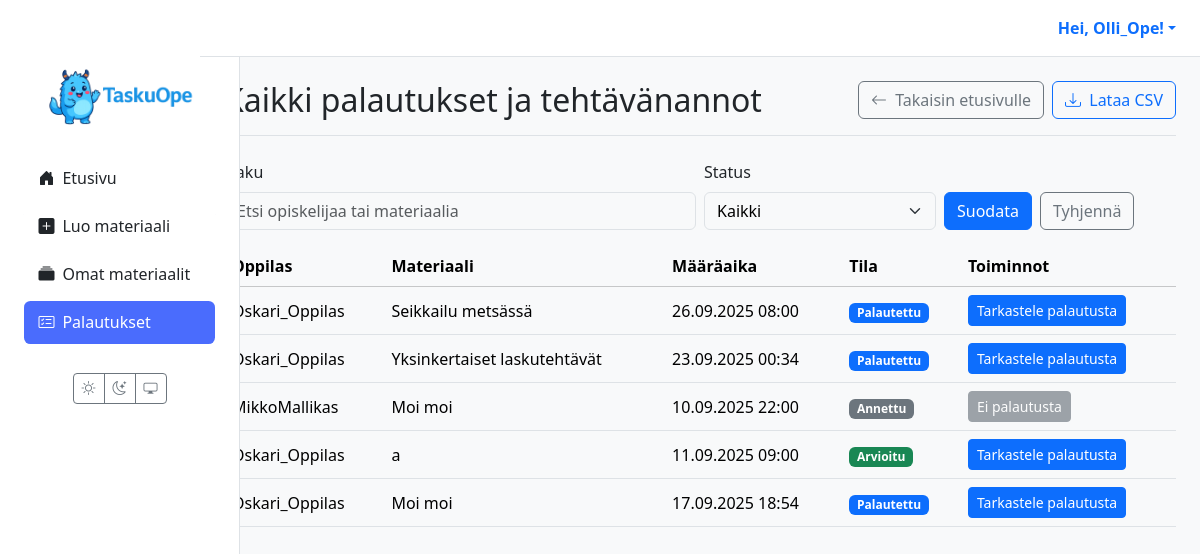
Screenshot of /palautukset/ (signed in) with the database file from the repository.
### users/models.py (models this page shows)
class CustomUser(AbstractUser):
    class Role(models.TextChoices):
        TEACHER = 'TEACHER', 'Teacher'
        STUDENT = 'STUDENT', 'Student'
    role = models.CharField(max_length=50, choices=Role.choices)

### materials/models.py (models this page shows, shortened)
class Assignment(models.Model):
    class Status(models.TextChoices):
        ASSIGNED = "ASSIGNED", _("Annettu")
        IN_PROGRESS = "IN_PROGRESS", _("Kesken")
        SUBMITTED = "SUBMITTED", _("Palautettu")
        GRADED = "GRADED", _("Arvioitu")
    id = models.UUIDField(primary_key=True, default=uuid.uuid4, editable=False)
    material = models.ForeignKey(Material, on_delete=models.CASCADE, verbose_name=_("Materiaali"))
    student = models.ForeignKey(
        settings.AUTH_USER_MODEL,
        related_name='assignments',
        on_delete=models.CASCADE,
        limit_choices_to={'role': 'STUDENT'},
        verbose_name=_("Oppilas"),
    )
    assigned_by = models.ForeignKey(
        settings.AUTH_USER_MODEL,
        related_name='assigned_tasks',
        on_delete=models.CASCADE,
        limit_choices_to={'role': 'TEACHER'},
        verbose_name=_("Antanut opettaja"),
    )
    due_at = models.DateTimeField(null=True, blank=True, verbose_name=_("Määräaika"))
    status = models.CharField(max_length=20, choices=Status.choices, default=Status.ASSIGNED, verbose_name=_("Tila"))
    draft_response = models.TextField(blank=True, null=True, verbose_name=_("Luonnosvastaus"))
    created_at = models.DateTimeField(auto_now_add=True, verbose_name=_("Luotu"))
    class Meta:
        constraints = [
            models.UniqueConstraint(fields=['material', 'student'], name='unique_assignment_per_student'),
        ]
        indexes = [
            models.Index(fields=['status']),
            models.Index(fields=['due_at']),
            models.Index(fields=['student']),
            models.Index(fields=['assigned_by']),
        ]
        verbose_name = _("Tehtävänanto")
        verbose_name_plural = _("Tehtävänannot")

class Material(models.Model):
    class MaterialType(models.TextChoices):
        TASK = 'tehtävä', _('Tehtävä')
        LEARNING_MATERIAL = 'oppimateriaali', _('Oppimateriaali')
        TEST = 'testi', _('Testi')
        EXAM = 'koe', _('Koe')
        VIDEO = 'video', _('Video')
        GAME = 'peli', _('Peli')
    class Status(models.TextChoices):
        DRAFT = 'DRAFT', _('Luonnos')
        PENDING_APPROVAL = 'PENDING', _('Odottaa hyväksyntää')
        APPROVED = 'APPROVED', _('Hyväksytty')
        REJECTED = 'REJECTED', _('Hylätty')
    GRADE_CHOICES = [(str(i), f"{i}. luokka") for i in range(1, 10)]
    id = models.UUIDField(primary_key=True, default=uuid.uuid4, editable=False)
    title = models.CharField(max_length=255, verbose_name=_("Otsikko"))
    content = models.TextField(
        verbose_name=_("Sisältö"),
        help_text=_("Raakasisältö, esim. AI:n tuottama teksti.")
    )
    structured_content = models.JSONField(
        null=True,
        blank=True,
        verbose_name=_("Jäsennelty sisältö"),
        help_text=_("Esim. monivalinnat tai tehtävän rakenne JSON-muodossa.")
    )
    material_type = models.CharField(
        max_length=50,
        choices=MaterialType.choices,
        default=MaterialType.TASK,
        verbose_name=_("Materiaalin tyyppi"),
    )
    subject = models.CharField(max_length=100, null=True, blank=True, verbose_name=_("Aine"))
    grade_level = models.CharField(
        max_length=20,
        choices=GRADE_CHOICES,
        null=True,
        blank=True,
        verbose_name=_("Luokka-aste"),
    )
    audience = models.JSONField(
        null=True,
        blank=True,
        verbose_name=_("Kohderyhmä"),
        help_text=_("Esim. {'learning_styles': ['visuaalinen'], 'languages': ['fi']}")
    )
    author = models.ForeignKey(
        settings.AUTH_USER_MODEL,
        related_name='authored_materials',
        on_delete=models.CASCADE,
        limit_choices_to={'role': 'TEACHER'},
        verbose_name=_("Tekijä (opettaja)"),
    )
    prompt = models.ForeignKey(
        Prompt,
        on_delete=models.SET_NULL,
        null=True,
        blank=True,
        verbose_name=_("Kehoite"),
    )
    status = models.CharField(
        max_length=50,
        choices=Status.choices,
        default=Status.DRAFT,
        verbose_name=_("Tila"),
    )
    version = models.IntegerField(default=1, verbose_name=_("Versio"))
    parent = models.ForeignKey(
        'self',
        on_delete=models.SET_NULL,
        null=True,
        blank=True,
        related_name='versions',
        verbose_name=_("Edellinen versio"),
    )
    created_at = models.DateTimeField(auto_now_add=True, verbose_name=_("Luotu"))
    updated_at = models.DateTimeField(auto_now=True, verbose_name=_("Päivitetty"))
    class Meta:
        verbose_name = _("Materiaali")
        verbose_name_plural = _("Materiaalit")

### materials/views.py (the view, shortened to what this page needs)
# urls.py: path("palautukset/", views.view_all_submissions_view, name="view_all_submissions"),
@login_required(login_url='kirjaudu')
def view_all_submissions_view(request):
    if request.user.role != 'TEACHER':
        messages.error(request, "Vain opettajat voivat nähdä tämän sivun.")
        return redirect('dashboard')
    q = (request.GET.get("q") or "").strip()
    st = request.GET.get("status")  # SUBMITTED | GRADED | None
    base = (Assignment.objects
            .filter(assigned_by=request.user)
            .select_related('material', 'student')
            .order_by('-created_at'))
    if st in ("SUBMITTED", "GRADED"):
        base = base.filter(status=st)
    page = Paginator(base, 20).get_page(request.GET.get("page"))
    return render(request, 'assignments/submissions_list.html', {
        'assignments': page,  # paginator page object
        'q': q,
        'status': st or "",
    })

### templates/assignments/submissions_list.html (shortened to what this page needs)
{% extends 'partials/base.html' %}
{% load static %}
{% block content %}
<div class="container-fluid">
<div class="d-flex flex-wrap gap-2 justify-content-between align-items-center mb-4 border-bottom pb-3">
  <h1 class="h2 mb-0">Kaikki palautukset ja tehtävänannot</h1>
  <div class="d-flex gap-2">
    <a href="{% url 'dashboard' %}" class="btn btn-outline-secondary">
      <i class="bi bi-arrow-left me-1"></i> Takaisin etusivulle
    </a>
    <a class="btn btn-outline-primary"
       href="{% url 'export_submissions_csv' %}?q={{ q|urlencode }}&status={{ status|urlencode }}">
       <i class="bi bi-download me-1"></i> Lataa CSV
    </a>
  </div>
</div>
  <form class="row g-2 align-items-end mb-3" method="get" action=".">
    <div class="col-12 col-md-6">
      <label class="form-label">Haku</label>
      <input class="form-control" type="search" name="q" value="{{ q }}" placeholder="Etsi opiskelijaa tai materiaalia">
    </div>
    <div class="col-12 col-md-3">
      <label class="form-label">Status</label>
      <select class="form-select" name="status">
        <option value="" {% if not status %}selected{% endif %}>Kaikki</option>
      </select>
    </div>
    <div class="col-12 col-md-3 d-flex gap-2">
      <button class="btn btn-primary" type="submit">Suodata</button>
      <a class="btn btn-outline-secondary" href=".">Tyhjennä</a>
    </div>
  </form>
  <section class="assignments-list">
    <div class="table-responsive">
      <table class="table table-hover align-middle">
        <thead class="table-light">
          <tr>
            <th scope="col">Oppilas</th>
            <th scope="col">Materiaali</th>
            <th scope="col">Määräaika</th>
            <th scope="col">Tila</th>
            <th scope="col">Toiminnot</th>
          </tr>
        </thead>
        <tbody>
          {% for assignment in assignments %}
          <tr>
            <td>{{ assignment.student.get_full_name|default:assignment.student.username }}</td>
            <td>{{ assignment.material.title }}</td>
            <td>{{ assignment.due_at|date:"d.m.Y H:i"|default:"-" }}</td>
            <td>
              <span class="badge
                {% if assignment.status == 'GRADED' %}bg-success
                {% elif assignment.status == 'SUBMITTED' %}bg-primary
                {% elif assignment.status == 'IN_PROGRESS' %}bg-warning text-dark
                {% else %}bg-secondary{% endif %}">
                {{ assignment.get_status_display }}
              </span>
            </td>
            <td>
              {% with sub=assignment.submissions.last %}
                {% if sub %}
                  <a class="btn btn-sm btn-primary" href="{% url 'grade_submission' submission_id=sub.id %}">
                    Tarkastele palautusta
                  </a>
                {% else %}
                  <button class="btn btn-sm btn-secondary" disabled>Ei palautusta</button>
                {% endif %}
              {% endwith %}
            </td>
          </tr>
          {% empty %}
          <tr>
            <td colspan="5" class="text-center">
              <div class="alert alert-secondary mb-0">Yhtään tehtävää ei ole vielä annettu.</div>
            </td>
          </tr>
          {% endfor %}
        </tbody>
      </table>
    </div>
  </section>
</div>
{% endblock %}

### templates/partials/base.html (shortened to what this page needs)
{% load static %}
<!DOCTYPE html>
<html lang="fi" data-bs-theme="light">
<head>
  <link href="https://cdn.jsdelivr.net/npm/bootstrap@5.3.2/dist/css/bootstrap.min.css" rel="stylesheet">
  <link rel="stylesheet" href="https://cdn.jsdelivr.net/npm/bootstrap-icons@1.11.3/font/bootstrap-icons.min.css">
  <link rel="stylesheet" href="{% static 'css/style.css' %}">
</head>
<body>
  <div class="container-fluid">
    <div class="row g-0">
      <aside class="col-lg-2 d-none d-lg-flex sidebar position-fixed flex-column h-100">
        <div class="flex-column w-100">
          <a href="{% url 'dashboard' %}" class="px-3 pt-3 d-block">
            <img src="{% static 'images/logo1.png' %}" alt="TaskuOpe Logo" class="img-fluid">
          </a>
          {% with nm=request.resolver_match.url_name %}
          <nav class="nav nav-pills flex-column mb-4 px-2">
            <a href="{% url 'dashboard' %}" class="nav-link {% if nm == 'dashboard' %}active{% endif %}">
              <i class="bi bi-house-door-fill me-2"></i>Etusivu
            </a>
            {% if request.user.is_authenticated and request.user.role == 'STUDENT' %}
              <a href="{% url 'student_assignments' %}" class="nav-link {% if nm == 'student_assignments' %}active{% endif %}">
                <i class="bi bi-list-check me-2"></i>Omat tehtävät
              </a>
              <a href="{% url 'student_grades' %}" class="nav-link {% if nm == 'student_grades' %}active{% endif %}">
                <i class="bi bi-award me-2"></i>Palautukset & arvioinnit
              </a>
            {% elif request.user.is_authenticated and request.user.role == 'TEACHER' %}
              <a href="{% url 'create_material' %}" class="nav-link {% if nm == 'create_material' %}active{% endif %}">
                <i class="bi bi-plus-square-fill me-2"></i>Luo materiaali
              </a>
              <a href="{% url 'material_list' %}" class="nav-link {% if nm == 'material_list' %}active{% endif %}">
                <i class="bi bi-collection-fill me-2"></i>Omat materiaalit
              </a>
              <a href="{% url 'view_all_submissions' %}" class="nav-link {% if nm == 'view_all_submissions' %}active{% endif %}">
                <i class="bi bi-card-checklist me-2"></i>Palautukset
              </a>
            {% endif %}
          </nav>
          {% endwith %}
          <div class="mt-auto text-center pb-3">
            <div class="btn-group">
              <button id="theme-light" class="btn btn-outline-secondary btn-sm" aria-label="Vaalea teema"><i class="bi bi-sun"></i></button>
              <button id="theme-dark" class="btn btn-outline-secondary btn-sm" aria-label="Tumma teema"><i class="bi bi-moon-stars"></i></button>
              <button id="theme-system" class="btn btn-outline-secondary btn-sm" aria-label="Järjestelmän teema"><i class="bi bi-display"></i></button>
            </div>
          </div>
        </div>
      </aside>
      <main class="col-lg-10 ms-auto main-content">
        <header class="main-header d-none d-lg-flex justify-content-end align-items-center px-4 py-3">
          <div class="dropdown">
            <a href="#" class="d-flex align-items-center text-decoration-none dropdown-toggle" data-bs-toggle="dropdown">
              <strong>Hei, {{ user.get_full_name|default:user.username }}!</strong>
            </a>
          </div>
        </header>
        <div class="p-4">
          {% block content %}{% endblock %}
        </div>
      </main>
    </div>
  </div>
</body>
</html>

### TaskuOpe/static/css/style.css (style rules this page uses)
[data-bs-theme="light"] { --bg-color: #f8f9fa; --card-bg-color: #ffffff; --text-color: #212529; --border-color: #dee2e6; --bs-body-bg: var(--bg-color); --bs-body-color: var(--text-color); --bs-border-color: var(--border-color); --bs-card-bg: var(--card-bg-color); }
.sidebar { background-color: var(--card-bg-color); border-right: 1px solid var(--border-color); min-height: 100vh; width: 240px; padding: 1.5rem 1rem; display: flex; flex-direction: column; }
.sidebar .nav-link { color: var(--text-color); font-weight: 500; padding: 0.6rem 0.9rem; border-radius: 0.4rem; margin-bottom: 0.3rem; transition: background 0.2s; }
.sidebar .nav-link.active { background-color: #4a6cfd; color: #fff; }
.main-header { background-color: var(--card-bg-color); color: var(--text-color); border-bottom: 1px solid var(--border-color); padding: 0.75rem 1.5rem; }
@media (min-width: 992px) { .row > .sidebar { width: 240px; } }
@media (min-width: 992px) { main.main-content { margin-left: 240px; padding-left: 0; } }
[data-bs-theme="light"] .form-select, [data-bs-theme="light"] .form-control { color: #000; }
:root { --sidebar-w: 240px; }
@media (min-width: 992px) { .container-fluid { padding-left: 0; padding-right: 0; } }
@media (min-width: 992px) { .sidebar { top: 0; left: 0; width: var(--sidebar-w); } }
@media (min-width: 992px) { main.main-content { margin-left: var(--sidebar-w); } }
@media (min-width: 992px) { .main-header { position: sticky; top: 0; z-index: 1030; } }

### rows the page displays
CustomUser: get_full_name "Olli_Ope"
Assignment: student.get_full_name "Oskari_Oppilas", material "Seikkailu metsässä", due_at "26.09.2025 08:00", status "Palautettu", shows "Tarkastele palautusta"
Assignment: student.get_full_name "Oskari_Oppilas", material "Yksinkertaiset laskutehtävät", due_at "23.09.2025 00:34", status "Palautettu", shows "Tarkastele palautusta"
Assignment: student.get_full_name "MikkoMallikas", material "Moi moi", due_at "10.09.2025 22:00", status "Annettu", shows "Ei palautusta"
Assignment: student.get_full_name "Oskari_Oppilas", material "a", due_at "11.09.2025 09:00", status "Arvioitu", shows "Tarkastele palautusta"
Assignment: student.get_full_name "Oskari_Oppilas", material "Moi moi", due_at "17.09.2025 18:54", status "Palautettu", shows "Tarkastele palautusta"
